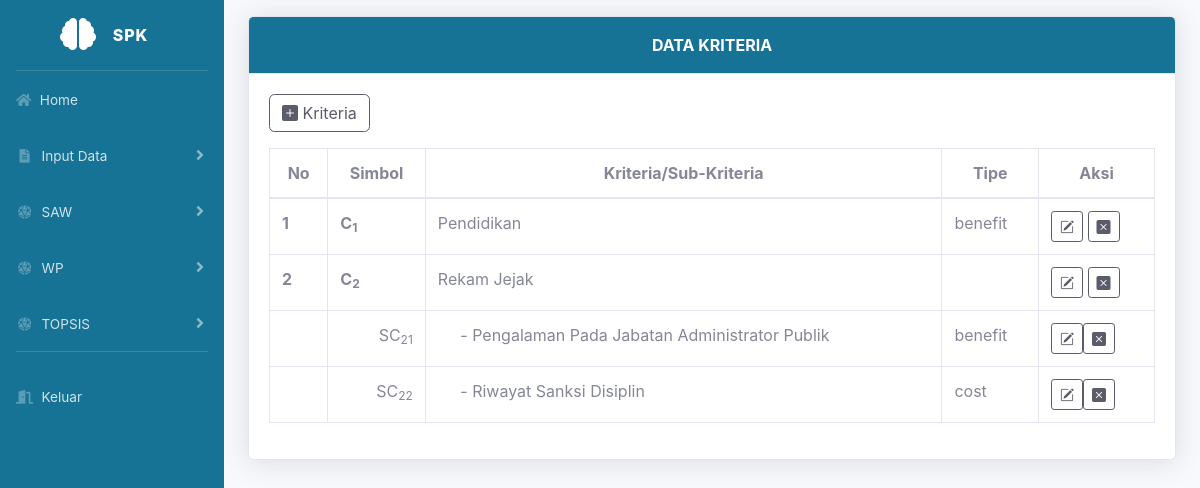
Screenshot of /dashboard.php?url=kriteria (signed in) with the database file from the repository.
### tables this page shows
CREATE TABLE `Kriteria` (
  `id_kriteria` int(11) NOT NULL,
  `nama_kriteria` varchar(255) NOT NULL,
  `tipe_kriteria` enum('benefit','cost') DEFAULT NULL,
  `sub_kriteria` enum('0','1') NOT NULL DEFAULT '0'
);

CREATE TABLE `SubKriteria` (
  `id_subkriteria` int(11) NOT NULL,
  `id_kriteria` int(11) DEFAULT NULL,
  `nama_subkriteria` varchar(255) NOT NULL,
  `tipe_subkriteria` enum('benefit','cost') NOT NULL
);

### kriteria.php (the view, shortened to what this page needs)
<div class="card shadow mt-3">
  <div class="card-header py-3" style="text-align: center; background-color: #167395; color: white; font-weight:bold">DATA KRITERIA</div>
  <div class="card-body">
    <a href="dashboard.php?url=tambahkriteria" class="btn btn-outline-dark" title="Tambah Kriteria">
      <i class="bi bi-plus-square-fill"></i>&nbsp;Kriteria
    </a>
    <div class="table-responsive mt-3">
      <table class="table table-bordered">
        <thead>
          <tr class="text-center">
            <th scope="col">No</th>
            <th scope="col">Simbol</th>
            <th scope="col">Kriteria/Sub-Kriteria</th>
            <th scope="col">Tipe</th>
            <th scope="col">Aksi</th>
          </tr>
        </thead>
        <tbody>
          <?php
          $no = 0;
          $sql = mysqli_query($conn, "SELECT * FROM Kriteria");
          while ($data = mysqli_fetch_array($sql)) {
            $no++;
          ?>
            <tr>
              <th scope="row"><?php echo "$no"; ?></th>
              <th scope="row">C<sub><?php echo "$no"; ?></sub></th>
              <td><?php echo $data['nama_kriteria']; ?></td>
              <td><?php echo $data['tipe_kriteria']; ?></td>
              <td>
                <a href="dashboard.php?url=editkriteria&id=<?php echo $data['id_kriteria']; ?>" class="btn btn-outline-dark btn-sm" title="Edit Kriteria">
                  <i class="bi bi-pencil-square"></i>
                </a>
                <a href="#modalDelete"
                  data-toggle="modal"
                  onclick="$('#modalDelete #formDelete').attr('action', 'hapuskriteria.php?id=<?php echo $data['id_kriteria']; ?>' )"
                  class="btn btn-outline-dark btn-sm"
                  title="Hapus Kriteria">
                  <i class="bi bi-x-square-fill"></i>
                </a>
              </td>
            </tr>
            <?php
            $subQuery = mysqli_query($conn, "SELECT * FROM SubKriteria WHERE id_kriteria = " . $data['id_kriteria']);
            if (mysqli_num_rows($subQuery) > 0) {
              $sub_no = 0;
              while ($subData = mysqli_fetch_array($subQuery)) {
                $sub_no++;
                echo '<tr>';
                echo '<td></td>';
                echo '<td style="text-align: right;">SC<sub>' . $no . $sub_no . '</sub></td>';
                echo '<td>&nbsp;&nbsp;&nbsp;&nbsp; - ' . $subData['nama_subkriteria'] . '</td>';
                echo '<td>' . $subData['tipe_subkriteria'] . '</td>';
                echo '<td>';
                echo '<a href="dashboard.php?url=editkriteria&id=' . $data['id_kriteria'] . '" class="btn btn-outline-dark btn-sm" title="Edit Sub-Kriteria"><i class="bi bi-pencil-square"></i></a>';
                echo '<a href="#modalDelete" data-toggle="modal" onclick="$(\'#modalDelete #formDelete\').attr(\'action\', \'hapussubkriteria.php?id=' . $subData['id_subkriteria'] . '\')" class="btn btn-outline-dark btn-sm" title="Hapus Sub-Kriteria"><i class="bi bi-x-square-fill"></i></a>';
                echo '</td>';
                echo '</tr>';
              }
            }
            ?>
          <?php } ?>
        </tbody>
      </table>
    </div>
  </div>
</div>

### dashboard.php (shortened to what this page needs)
<!DOCTYPE html>
<html lang="en">
<head>
  <link rel="stylesheet" href="https://cdnjs.cloudflare.com/ajax/libs/font-awesome/5.15.4/css/all.min.css">
  <link href="assets/css/main.css" rel="stylesheet">
  <link rel="stylesheet" href="https://cdn.jsdelivr.net/npm/bootstrap-icons@1.10.2/font/bootstrap-icons.css">
</head>
<body id="page-top">
  <div id="wrapper">
    <ul class="navbar-nav sidebar sidebar-dark accordion" id="accordionSidebar" style="background: #167395">
      <a class="sidebar-brand d-flex align-items-center justify-content-center" style="color: white">
        <div class="sidebar-brand-icon">
          <i class="fas fa-brain"></i>
        </div>
        <div class="sidebar-brand-text mx-3">SPK<sup></sup></div>
      </a>
      <hr class="sidebar-divider my-0">
      <li class="nav-item">
        <a class="nav-link" href="dashboard.php">
          <i class="fas fa-home"></i>
          <span>Home</span></a>
      </li>
      <li class="nav-item">
        <a class="nav-link collapsed" href="#" data-toggle="collapse" data-target="#collapsePages" aria-expanded="true" aria-controls="collapsePages">
          <i class="fas fa-fw fa-file-alt"></i>
          <span>Input Data</span>
        </a>
      </li>
      <li class="nav-item">
        <a class="nav-link collapsed" href="#" data-toggle="collapse" data-target="#collapseThree" aria-expanded="true" aria-controls="collapseThree">
          <i class="fas fa-fw fa-dice-d20"></i>
          <span>SAW</span>
        </a>
      </li>
      <li class="nav-item">
        <a class="nav-link collapsed" href="#" data-toggle="collapse" data-target="#collapseFive" aria-expanded="true" aria-controls="collapseFive">
          <i class="fas fa-fw fa-dice-d20"></i>
          <span>WP</span>
        </a>
      </li>
      <li class="nav-item">
        <a class="nav-link collapsed" href="#" data-toggle="collapse" data-target="#collapseFour" aria-expanded="true" aria-controls="collapseFour">
          <i class="fas fa-fw fa-dice-d20"></i>
          <span>TOPSIS</span>
        </a>
      </li>
      <hr class="sidebar-divider d-none d-md-block">
      <li class="nav-item">
        <a class="nav-link" href="#" data-toggle="modal" data-target="#logoutModal">
          <i class="fas fa-door-open"></i>
          <span>Keluar</span></a>
      </li>
    </ul>
    <div id="content-wrapper" class="d-flex flex-column">
      <div id="content">
        <div class="container-fluid">
          <?php require 'routes/router.php'; ?>
        </div>
      </div>
    </div>
  </div>
</body>
</html>

### routes/router.php (shortened to what this page needs)
<?php
if (isset($_GET['url'])) {
	$url = $_GET['url'];
	switch ($url) {
		case 'kriteria';
			include 'kriteria.php';
			break;
	}
}
?>

### rows the page displays
kriteria: nama_kriteria "Pendidikan", tipe_kriteria "benefit"
kriteria: nama_kriteria "Rekam Jejak"
subkriteria: nama_subkriteria "Pengalaman Pada Jabatan Administrator Publik", tipe_subkriteria "benefit"
subkriteria: nama_subkriteria "Riwayat Sanksi Disiplin", tipe_subkriteria "cost"
